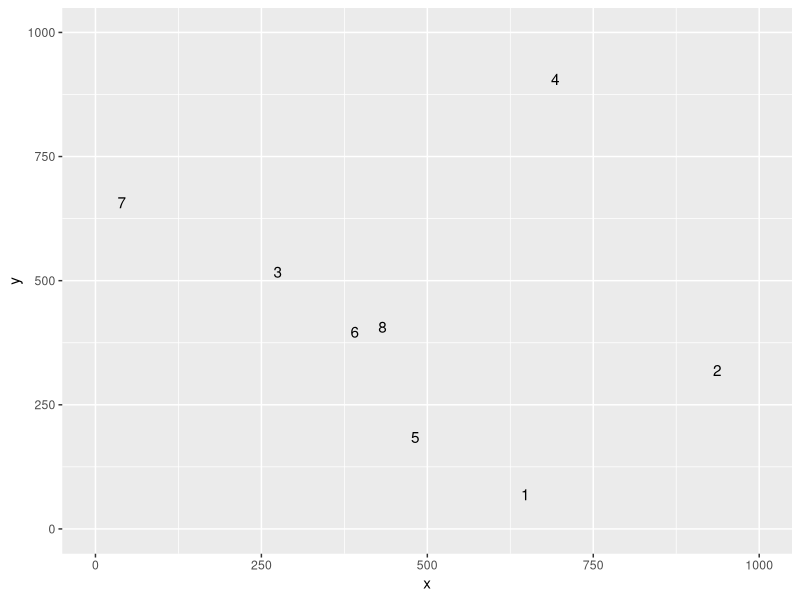
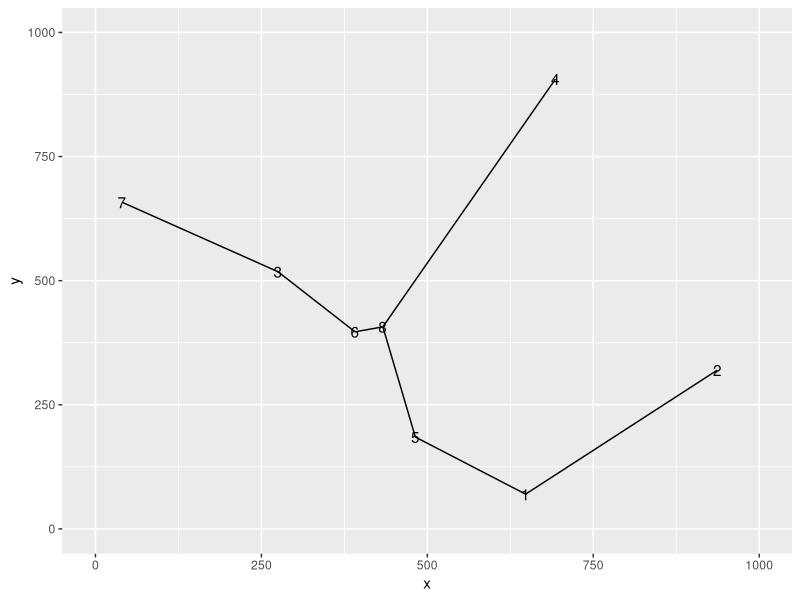
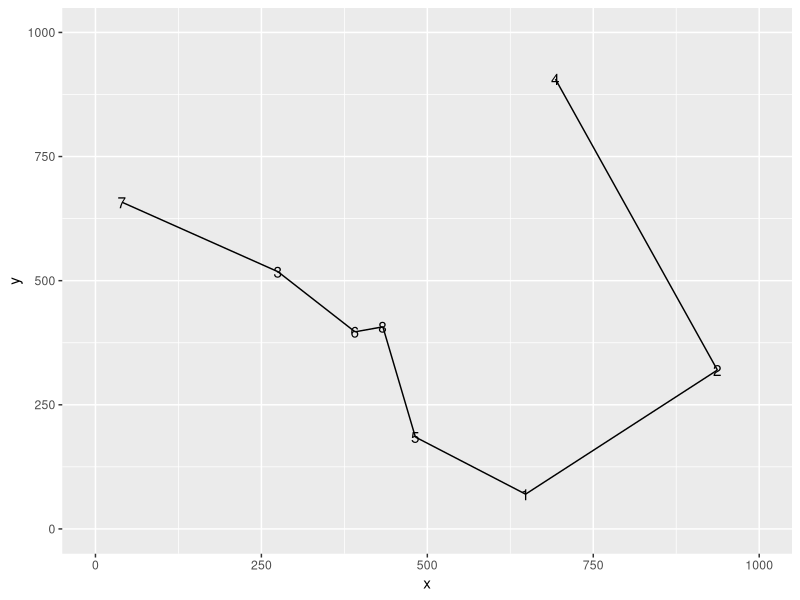
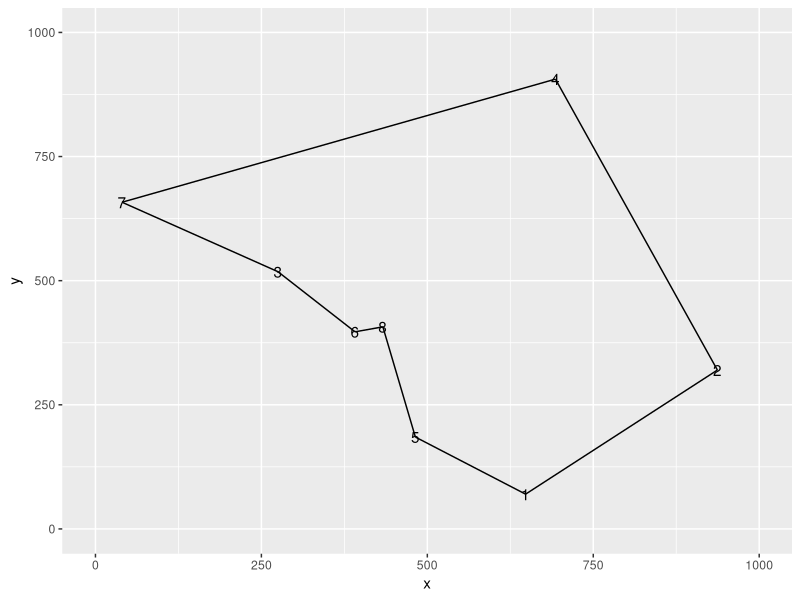

R code for these plots, in order:
## ---- chunk 1
library(ggplot2)
library(combinat)
## ---- chunk 2
c=8
## ---- chunk 3
sampl=matrix(sample(1000,2*c,replace = TRUE),c,2)
## ---- chunk 4
distance=as.matrix(dist(sampl))
distance[which(col(distance)>=row(distance))]=NA
distance=distance+abs(rnorm(c^2,0,0.05))*distance
distto=distance
distto[upper.tri(distto)]=t(distance)[upper.tri(distance)]
## ---- chunk 5
samp=as.data.frame(sampl)
## ---- chunk 6
p=ggplot(samp,aes(V1,V2))+
  labs(x="x",y="y")+
  lims(x=c(0,1000),y=c(0,1000))+
  geom_text(aes(label=rownames(samp)))
p
## ---- chunk 7
fork=matrix(0,c-1,2)
light=logical(c)
## ---- chunk 8
x=which(distance==min(distance,na.rm = TRUE),arr.ind = TRUE)
fork[1,1]=x[1]
fork[1,2]=x[2]
light[x]=TRUE
rm(x)
## ---- chunk 9
for (i in 2:(c-1)) {
  tmp=which(light!=TRUE)
  tmpto=distto[-tmp,tmp][which(distto[-tmp,tmp]==min(distto[-tmp,tmp],na.rm = TRUE))]
  tmptr=which(distance==tmpto,arr.ind = TRUE)
  fork[i,1]=tmptr[1]
  fork[i,2]=tmptr[2]
  light[tmptr]=TRUE
}
rm(i,tmp,tmpto,tmptr,light)
## ---- chunk 10
matdist=function(x,d=distto) {
  return(d[x[1],x[2]])
}
(forklength=sum(apply(fork,1,matdist)))
## ---- chunk 11
p2=p
for (i in 1:nrow(fork)) {
  x=sampl[fork[i,1],1]
  y=sampl[fork[i,1],2]
  xend=sampl[fork[i,2],1]
  yend=sampl[fork[i,2],2]
  df=data.frame(x=x,y=y,xend=xend,yend=yend)
  p2=p2+geom_segment(aes(x=x,y=y,xend=xend,yend=yend),data = df)
}
rm(i,x,y,xend,yend,df)
p2
## ---- chunk 12
mindist=Inf
vecdistperm=function(x,d=distto) {
  tmp=rep(x,each=2)[-c(1,2*length(x))]
  tmp=matrix(tmp,nrow = 2)
  result=sum(apply(tmp,2,matdist))
  if (result<mindist) {
    mindist<<-result
    bestmat<<-t(tmp)
  }
  return(result)
}
x=permn(1:c,vecdistperm)
## ---- chunk 13
p3=p
for (i in 1:nrow(bestmat)) {
  x=sampl[bestmat[i,1],1]
  y=sampl[bestmat[i,1],2]
  xend=sampl[bestmat[i,2],1]
  yend=sampl[bestmat[i,2],2]
  df=data.frame(x=x,y=y,xend=xend,yend=yend)
  p3=p3+geom_segment(aes(x=x,y=y,xend=xend,yend=yend),data = df)
}
rm(i,x,y,xend,yend,df)
p3
## ---- chunk 14
mindistss=Inf
vecdistpermss=function(x,d=distto) {
  tmp=c(x,x[1])
  tmp=rep(tmp,each=2)[-c(1,2*length(tmp))]
  tmp=matrix(tmp,nrow = 2)
  result=sum(apply(tmp,2,matdist))
  if (result<mindistss) {
    mindistss<<-result
    bestmatss<<-t(tmp)
  }
  return(result)
}
x=permn(1:c,vecdistpermss)
## ---- chunk 15
p4=p
for (i in 1:nrow(bestmatss)) {
  x=sampl[bestmatss[i,1],1]
  y=sampl[bestmatss[i,1],2]
  xend=sampl[bestmatss[i,2],1]
  yend=sampl[bestmatss[i,2],2]
  df=data.frame(x=x,y=y,xend=xend,yend=yend)
  p4=p4+geom_segment(aes(x=x,y=y,xend=xend,yend=yend),data = df)
}
rm(i,x,y,xend,yend,df)
p4
